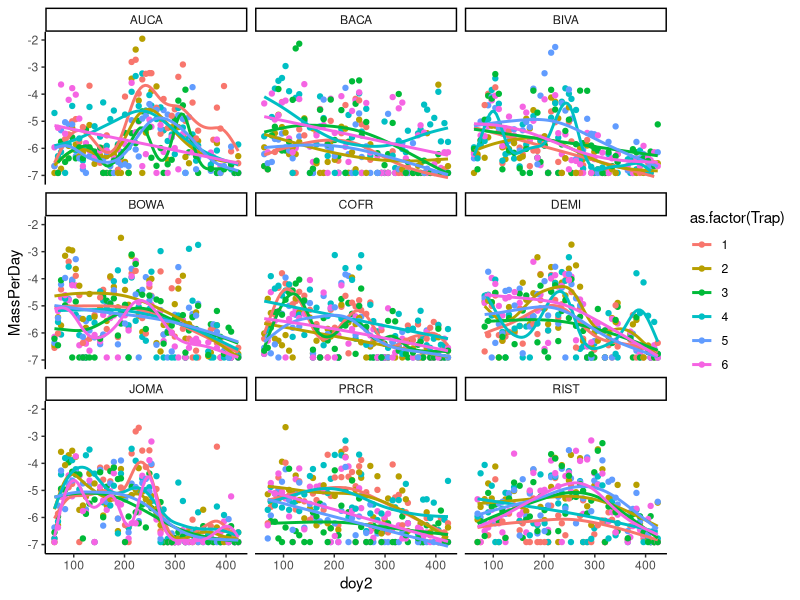
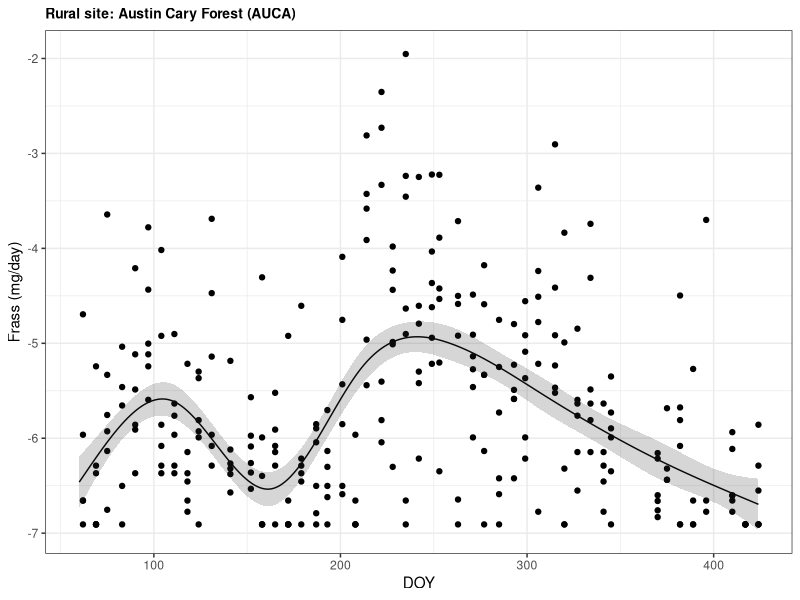
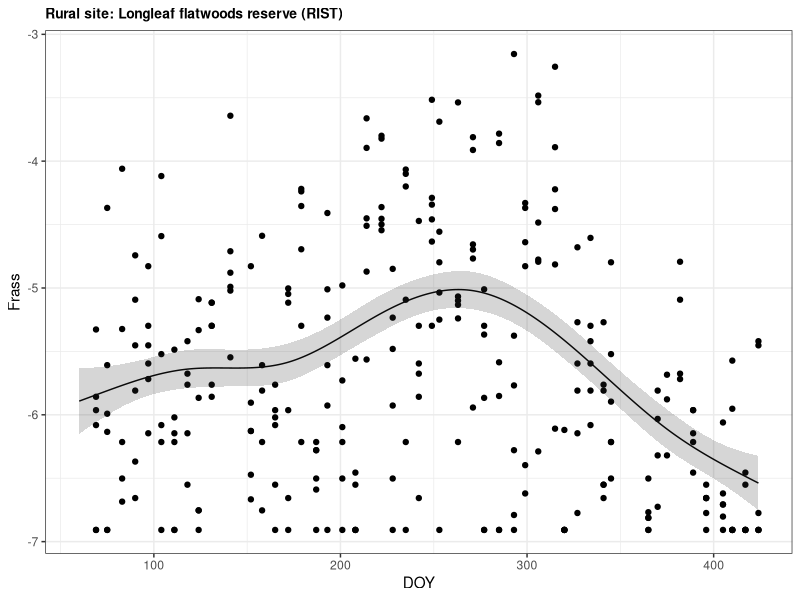
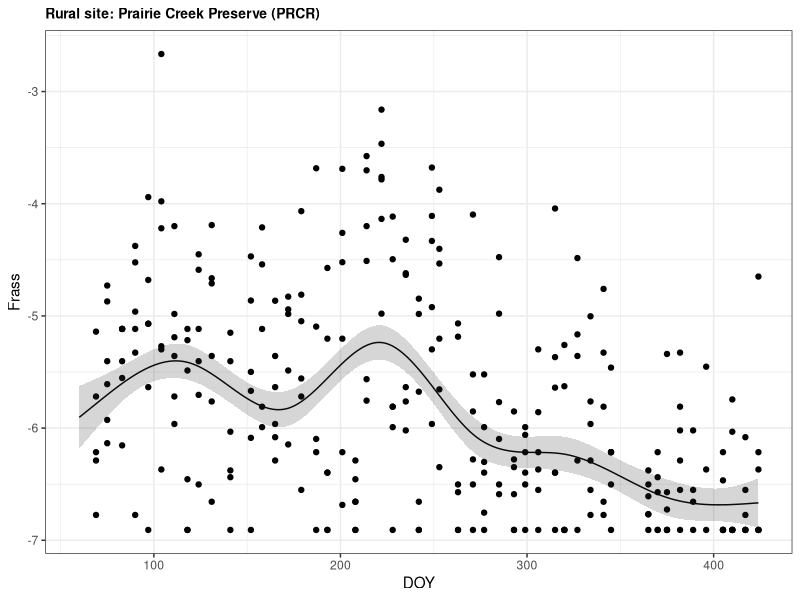
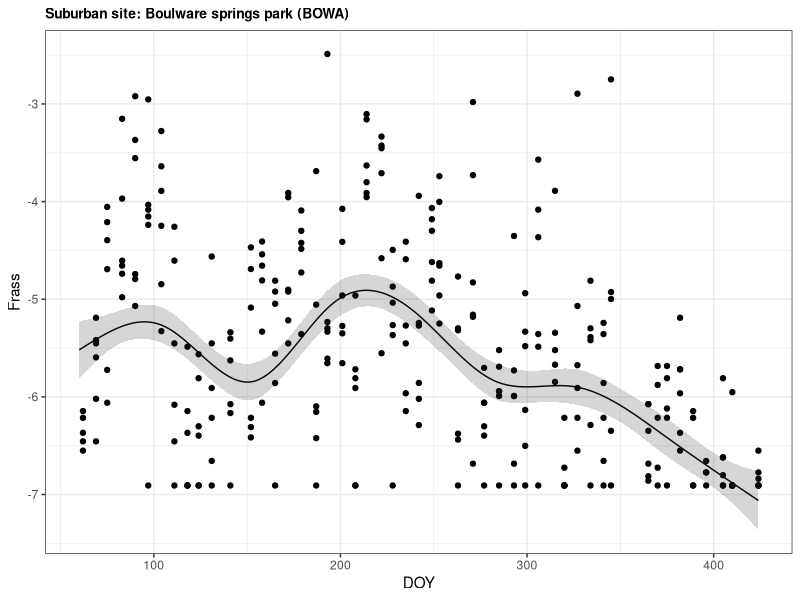
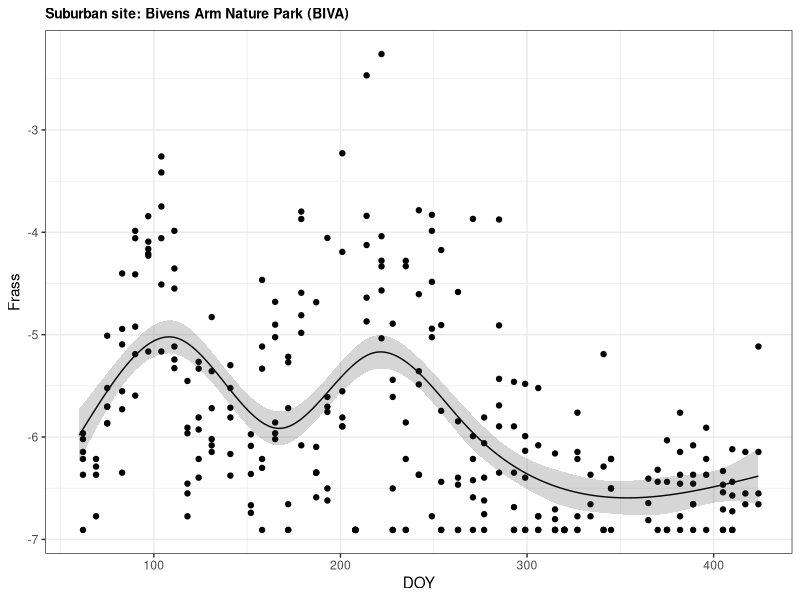
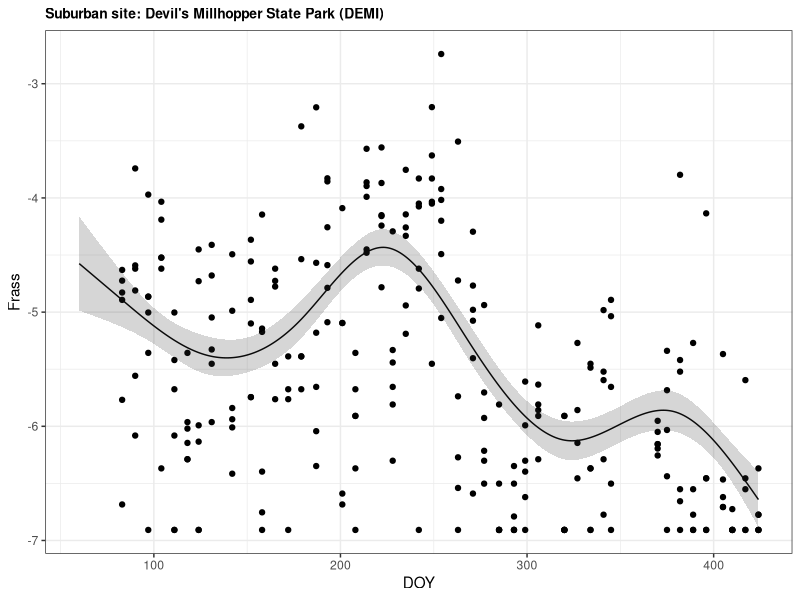
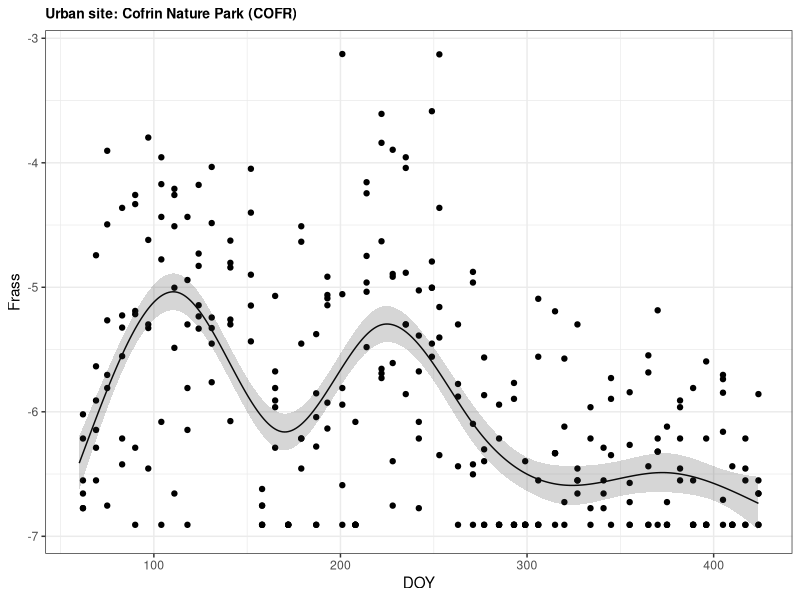

These charts were generated, in order, by the following R code: (Note: this script raises an error after producing the figures.)
library(dplyr)
library(ggplot2)
library(lubridate)
library(mgcv)


frass_df <- read.csv("data/field_observations/frass_biomass_reweigh_doyDiff.csv")

frass_df <- frass_df %>% 
  mutate(MassPerDay = Mass/diff)

frass_df <- frass_df %>% 
  mutate(MassPerDay = log(MassPerDay + 0.001))

ggplot(frass_df, aes(x = doy2, y = MassPerDay, color = as.factor(Trap))) +
  geom_point() +
  geom_smooth(method = "gam", formula = y ~ s(x, bs = "cr", k = 36),
              se = F) +
  theme_classic() +
  facet_wrap(~Site)

frass_df$Trap <- as.factor(frass_df$Trap)

# get frass df for each site
auca_frass_df <- filter(frass_df, Site == "AUCA")
rist_frass_df <- filter(frass_df, Site == "RIST")
prcr_frass_df <- filter(frass_df, Site == "PRCR")

bowa_frass_df <- filter(frass_df, Site == "BOWA")
biva_frass_df <- filter(frass_df, Site == "BIVA")
demi_frass_df <- filter(frass_df, Site == "DEMI")

cofr_frass_df <- filter(frass_df, Site == "COFR")
baca_frass_df <- filter(frass_df, Site == "BACA")
joma_frass_df <- filter(frass_df, Site == "JOMA")

# gam function for each location
gam_pred <- function(site_df, k){
  
  g <- gam(MassPerDay ~ s(doy2, bs = "cr", k = k) + s(Trap, bs = "re"),
           data = site_df)
  
  g_pred <- predict.gam(g, newdata=data.frame(doy2=unique(60:424), Trap = 6), 
                        type="response", se.fit = T, re = NA)
  
  g_pred_df <- data.frame(doy2 = unique(60:424),
                          fit = g_pred$fit,
                          se = g_pred$se.fit)
}
# AUCA # 
auca_gam_pred <- gam_pred(site_df = auca_frass_df, k = 8) %>% 
  mutate(Site = "AUCA")

auca_plot <- ggplot() +
  geom_point(data = auca_frass_df, aes(x = doy2, y = MassPerDay)) +
  geom_line(data = auca_gam_pred, aes(x = doy2, y = fit)) +
  geom_ribbon(data = auca_gam_pred, aes(x = doy2, ymin = fit - se, ymax = fit + se),
              alpha = 0.2) +
  labs(x = "DOY", y = "Frass (mg/day)") +
  ggtitle("Rural site: Austin Cary Forest (AUCA)") +
  theme_bw() +
  theme(plot.title = element_text(size = 10, face = "bold"))

auca_plot

# RIST #
rist_gam_pred <- gam_pred(site_df = rist_frass_df, k = 8) %>% 
  mutate(Site = "RIST")

rist_plot <- ggplot() +
  geom_point(data = rist_frass_df, aes(x = doy2, y = MassPerDay)) +
  geom_line(data = rist_gam_pred, aes(x = doy2, y = fit)) +
  geom_ribbon(data = rist_gam_pred, aes(x = doy2, ymin = fit - se, ymax = fit + se),
              alpha = 0.2) +
  labs(x = "DOY", y = "Frass") +
  ggtitle("Rural site: Longleaf flatwoods reserve (RIST)") +
  theme_bw() +
  theme(plot.title = element_text(size = 10, face = "bold"))

rist_plot

# PRCR #
prcr_gam_pred <- gam_pred(site_df = prcr_frass_df, k = 8) %>% 
  mutate(Site = "PRCR")

prcr_plot <- ggplot() +
  geom_point(data = prcr_frass_df, aes(x = doy2, y = MassPerDay)) +
  geom_line(data = prcr_gam_pred, aes(x = doy2, y = fit)) +
  geom_ribbon(data = prcr_gam_pred, aes(x = doy2, ymin = fit - se, ymax = fit + se),
              alpha = 0.2) +
  labs(x = "DOY", y = "Frass") +
  ggtitle("Rural site: Prairie Creek Preserve (PRCR)") +
  theme_bw() +
  theme(plot.title = element_text(size = 10, face = "bold"))

prcr_plot


# BOWA #
bowa_gam_pred <- gam_pred(site_df = bowa_frass_df, k = 9) %>% 
  mutate(Site = "BOWA")

bowa_plot <- ggplot() +
  geom_point(data = bowa_frass_df, aes(x = doy2, y = MassPerDay)) +
  geom_line(data = bowa_gam_pred, aes(x = doy2, y = fit)) +
  geom_ribbon(data = bowa_gam_pred, aes(x = doy2, ymin = fit - se, ymax = fit + se),
              alpha = 0.2) +
  labs(x = "DOY", y = "Frass") +
  ggtitle("Suburban site: Boulware springs park (BOWA)") +
  theme_bw() +
  theme(plot.title = element_text(size = 10, face = "bold"))

bowa_plot

# biva #
biva_gam_pred <- gam_pred(site_df = biva_frass_df, k = 8) %>% 
  mutate(Site = "BIVA")

biva_plot <- ggplot() +
  geom_point(data = biva_frass_df, aes(x = doy2, y = MassPerDay)) +
  geom_line(data = biva_gam_pred, aes(x = doy2, y = fit)) +
  geom_ribbon(data = biva_gam_pred, aes(x = doy2, ymin = fit - se, ymax = fit + se),
              alpha = 0.2) +
  labs(x = "DOY", y = "Frass") +
  ggtitle("Suburban site: Bivens Arm Nature Park (BIVA)") +
  theme_bw() +
  theme(plot.title = element_text(size = 10, face = "bold"))

biva_plot

# demi #
demi_gam_pred <- gam_pred(site_df = demi_frass_df, k = 8) %>% 
  mutate(Site = "DEMI")

demi_plot <- ggplot() +
  geom_point(data = demi_frass_df, aes(x = doy2, y = MassPerDay)) +
  geom_line(data = demi_gam_pred, aes(x = doy2, y = fit)) +
  geom_ribbon(data = demi_gam_pred, aes(x = doy2, ymin = fit - se, ymax = fit + se),
              alpha = 0.2) +
  labs(x = "DOY", y = "Frass") +
  ggtitle("Suburban site: Devil's Millhopper State Park (DEMI)") +
  theme_bw() +
  theme(plot.title = element_text(size = 10, face = "bold"))

demi_plot


# cofr #
cofr_gam_pred <- gam_pred(site_df = cofr_frass_df, k = 8) %>% 
  mutate(Site = "COFR")

cofr_plot <- ggplot() +
  geom_point(data = cofr_frass_df, aes(x = doy2, y = MassPerDay)) +
  geom_line(data = cofr_gam_pred, aes(x = doy2, y = fit)) +
  geom_ribbon(data = cofr_gam_pred, aes(x = doy2, ymin = fit - se, ymax = fit + se),
              alpha = 0.2) +
  labs(x = "DOY", y = "Frass") +
  ggtitle("Urban site: Cofrin Nature Park (COFR)") +
  theme_bw() +
  theme(plot.title = element_text(size = 10, face = "bold"))

cofr_plot


# joma #
joma_gam_pred <- gam_pred(site_df = joma_frass_df, k = 8) %>% 
  mutate(Site = "JOMA")

joma_plot <- ggplot() +
  geom_point(data = joma_frass_df, aes(x = doy2, y = MassPerDay)) +
  geom_line(data = joma_gam_pred, aes(x = doy2, y = fit)) +
  geom_ribbon(data = joma_gam_pred, aes(x = doy2, ymin = fit - se, ymax = fit + se),
              alpha = 0.2) +
  labs(x = "DOY", y = "Frass") +
  ggtitle("Urban site: John Mahon Nature Park (JOMA)") +
  theme_bw() +
  theme(plot.title = element_text(size = 10, face = "bold"))

joma_plot


# baca #
baca_gam_pred <- gam_pred(site_df = baca_frass_df, k = 8) %>% 
  mutate(Site = "BACA")

baca_plot <- ggplot() +
  geom_point(data = baca_frass_df, aes(x = doy2, y = MassPerDay)) +
  geom_line(data = baca_gam_pred, aes(x = doy2, y = fit)) +
  geom_ribbon(data = baca_gam_pred, aes(x = doy2, ymin = fit - se, ymax = fit + se),
              alpha = 0.2) +
  labs(x = "DOY", y = "Frass") +
  ggtitle("Urban site: Bartram/Carr Woods (BACA)") +
  theme_bw() +
  theme(plot.title = element_text(size = 10, face = "bold"))

baca_plot



## plot them all together
cp <- cowplot::plot_grid(baca_plot, cofr_plot, joma_plot,
                         demi_plot, bowa_plot, biva_plot,
                         prcr_plot, rist_plot, auca_plot, 
                         nrow = 3, ncol = 3)
cp

ggsave(plot = cp, filename = "figOutputs/frassGams_perDay_randomEffect.png", dpi = 450,
       width = 12, height = 8)


# grab phenometrics
# first let's make a dataframe of everything
tdf <- rbind(auca_gam_pred, prcr_gam_pred, rist_gam_pred,
             demi_gam_pred, bowa_gam_pred, biva_gam_pred,
             baca_gam_pred, cofr_gam_pred, joma_gam_pred)
write.csv(tdf, file = "data/gamOutputs/frassGams_perDay_randomEffect.csv", row.names = F)
